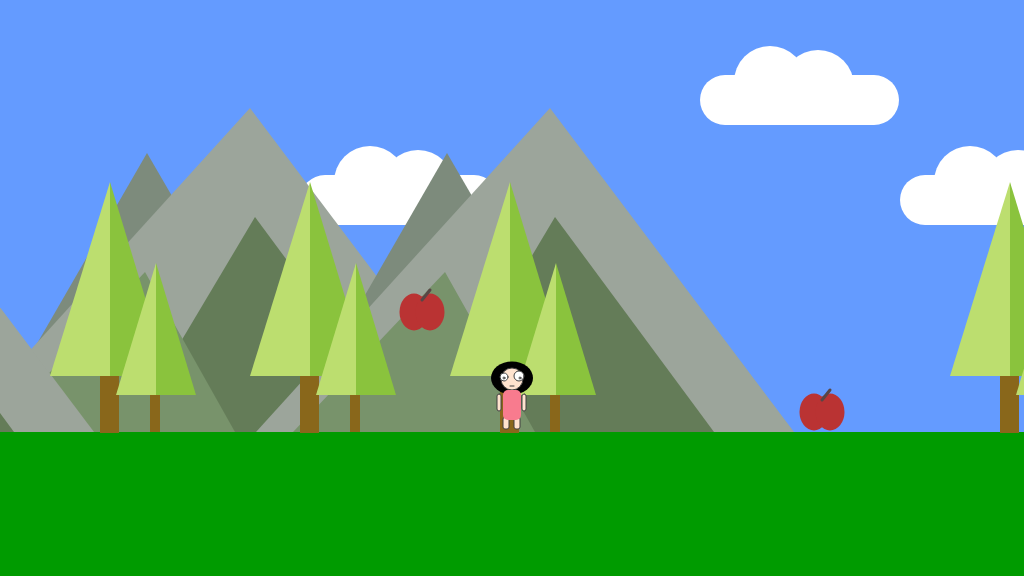
Frame 1 (no input)
Frame 60 (no input): identical to frame 1, image omitted
Frame 120 (the mouse pressed at the canvas centre since frame 60): identical to frame 1, image omitted

The p5.js sketch that drew this single still picture (run headless with seeded random() and noise() and a simulated clock; from frame 60 on, the mouse is pressed at the canvas centre):

// p5.js sketch
// ── sketch.js
/*

The Game Project 4 - Side scrolling

Week 6

*/

var gameChar_x;
var gameChar_y;
var floorPos_y;
var isLeft;
var isRight;
var scrollPos;

var clouds;
var mountains;
var trees_x;

function setup() {
  createCanvas(1024, 576);
  floorPos_y = (height * 3) / 4;
  gameChar_x = width / 2;
  gameChar_y = floorPos_y;

  // Boolean variables to control the movement of the game character.
  isLeft = false;
  isRight = false;

  // Variable to control the background scrolling.
  scrollPos = 0;

  // Initialise arrays of scenery objects.
  trees_x = [100, 300, 500, 1000];
  clouds = [
    { x_pos: 200, y_pos: 200 },
    { x_pos: 600, y_pos: 100 },
    { x_pos: 800, y_pos: 200 }
  ];
  mountains = [
    { x_pos: -400, y_pos: 100 },
    { x_pos: -100, y_pos: 100 },
    { x_pos: -800, y_pos: 100 }
  ];
  canyons = [
    { x_pos: -500, width: 100 },
    { x_pos: 1100, width: 100 },
    { x_pos: 1500, width: 100 }
  ];
  collectables = [
    { x_pos: 400, size: 48, y_pos: floorPos_y - 100 },
    { x_pos: 800, size: 48, y_pos: floorPos_y },
    { x_pos: 1300, size: 48, y_pos: floorPos_y - 100 }
  ];
}

function draw() {
  background(100, 155, 255); // fill the sky blue

  noStroke();
  fill(0, 155, 0);
  rect(0, floorPos_y, width, height / 4); // draw some green ground

  push();
  translate(scrollPos, 0);
  // Draw clouds.
  for (var i = 0; i < clouds.length; i++) {
    fill(255, 255, 255);
    rect(clouds[i].x_pos + 100, clouds[i].y_pos - 25, 199, 50, 25, 25, 25, 25);

    ellipse(clouds[i].x_pos + 170, clouds[i].y_pos - 18, 72, 72);
    ellipse(clouds[i].x_pos + 218, clouds[i].y_pos - 14, 72, 72);
  }

  // Draw mountains.
  for (var i = 0; i < mountains.length; i++) {
    fill(125, 139, 124);
    triangle(
      mountains[i].x_pos + 547,
      mountains[i].y_pos + 53,
      mountains[i].x_pos + 386,
      mountains[i].y_pos + 332,
      mountains[i].x_pos + 709,
      mountains[i].y_pos + 332
    );
    fill(156, 165, 155);
    triangle(
      mountains[i].x_pos + 650,
      mountains[i].y_pos + 8,
      mountains[i].x_pos + 356,
      mountains[i].y_pos + 332,
      mountains[i].x_pos + 894,
      mountains[i].y_pos + 332
    );
    fill(100, 124, 88);
    triangle(
      mountains[i].x_pos + 655,
      mountains[i].y_pos + 117,
      mountains[i].x_pos + 527,
      mountains[i].y_pos + 332,
      mountains[i].x_pos + 814,
      mountains[i].y_pos + 332
    );
    fill(120, 147, 107);
    triangle(
      mountains[i].x_pos + 545,
      mountains[i].y_pos + 172,
      mountains[i].x_pos + 393,
      mountains[i].y_pos + 332,
      mountains[i].x_pos + 635,
      mountains[i].y_pos + 332
    );
  }

  // Draw trees.
  for (var i = 0; i < trees_x.length; i++) {
    // console.log(trees_x[i]);
    //big tree
    fill(137, 103, 27);
    rect(trees_x[i], floorPos_y - 86, 19, 87);
    fill(188, 222, 111);
    triangle(
      trees_x[i] + 10,
      floorPos_y - 250,
      trees_x[i] - 50,
      floorPos_y - 56,
      trees_x[i] + 10,
      floorPos_y - 56
    );

    fill(138, 195, 61);
    triangle(
      trees_x[i] + 10,
      floorPos_y - 250,
      trees_x[i] + 10,
      floorPos_y - 56,
      trees_x[i] + 69,
      floorPos_y - 56
    );
    fill(137, 103, 27);
    rect(trees_x[i] + 50, floorPos_y - 59, 10, 59);
    fill(188, 222, 111);
    triangle(
      trees_x[i] + 56,
      floorPos_y - 169,
      trees_x[i] + 56,
      floorPos_y - 37,
      trees_x[i] + 16,
      floorPos_y - 37
    );
    fill(138, 195, 61);
    triangle(
      trees_x[i] + 56,
      floorPos_y - 169,
      trees_x[i] + 96,
      floorPos_y - 37,
      trees_x[i] + 56,
      floorPos_y - 37
    );
  }
  // Draw canyons
  for (var i = 0; i < canyons.length; i++) {
    fill(100, 155, 255);
    rect(canyons[i].x_pos, floorPos_y, canyons[i].width, floorPos_y);
    fill(168, 167, 186);
    triangle(
      canyons[i].x_pos + canyons[i].width / 6,
      floorPos_y + 40,
      canyons[i].x_pos,
      height,
      canyons[i].x_pos + canyons[i].width / 3,
      height
    );
    triangle(
      canyons[i].x_pos + canyons[i].width / 2,
      floorPos_y + 40,
      canyons[i].x_pos + canyons[i].width / 3,
      height,
      canyons[i].x_pos + (canyons[i].width / 3) * 2,
      height
    );
    triangle(
      canyons[i].x_pos + (canyons[i].width / 6) * 5,
      floorPos_y + 40,
      canyons[i].x_pos + (canyons[i].width / 3) * 2,
      height,
      canyons[i].x_pos + (canyons[i].width / 3) * 3,
      height
    );
  }

  // Draw collectable items
  for (var i = 0; i < collectables.length; i++) {
    fill(186, 51, 51);
    noStroke();
    ellipse(
      collectables[i].x_pos + 14,
      collectables[i].y_pos - 20,
      collectables[i].size - 19,
      collectables[i].size - 11
    );
    ellipse(
      collectables[i].x_pos + 30,
      collectables[i].y_pos - 20,
      collectables[i].size - 19,
      collectables[i].size - 11
    );
    stroke(88, 70, 70);
    strokeWeight(3);

    line(
      collectables[i].x_pos + 30,
      collectables[i].y_pos - 42,
      collectables[i].x_pos + 22,
      collectables[i].y_pos - 32
    );
  }

  //s(top the background
  pop();

  // Draw the game character - this must be last
  //hair
  fill(0);
  ellipse(gameChar_x, gameChar_y - 54, 42, 33);
  //face
  fill(255, 227, 206);
  stroke(65);
  ellipse(gameChar_x, gameChar_y - 53, 22, 22);
  //eyes
  fill(255);
  stroke(65);
  ellipse(gameChar_x - 8, gameChar_y - 55, 8, 8);
  ellipse(gameChar_x + 7, gameChar_y - 56, 10, 10);
  ellipse(gameChar_x - 8, gameChar_y - 54, 2, 2);
  ellipse(gameChar_x + 8, gameChar_y - 54, 2, 2);
  //mouth
  line(gameChar_x - 2, gameChar_y - 46, gameChar_x + 2, gameChar_y - 46);
  //arms
  fill(255, 227, 206);
  stroke(65);
  strokeWeight(1);
  //left arm
  rect(gameChar_x - 15, gameChar_y - 38, 4, 17, 2);
  //right arm
  rect(gameChar_x + 10, gameChar_y - 38, 4, 17, 2);
  //left leg
  rect(gameChar_x - 9, gameChar_y - 15, 6, 12, 2);
  //right leg
  rect(gameChar_x + 2, gameChar_y - 15, 6, 12, 2);
  //body
  fill(248, 123, 142);
  noStroke();
  rect(gameChar_x - 9, gameChar_y - 42, 18, 30, 5);

  //////// Game character logic ///////
  // Logic to move

  if (isLeft) {
    if (gameChar_x > width * 0.2) {
      gameChar_x -= 5;
    } else {
      scrollPos += 5;
    }
  }

  if (isRight) {
    if (gameChar_x < width * 0.8) {
      gameChar_x += 5;
    } else {
      scrollPos -= 5; // negative for moving against the background
    }
  }
}

function keyPressed() {
  if (key == "A" || keyCode == 37) {
    isLeft = true;
  }

  if (key == "D" || keyCode == 39) {
    isRight = true;
  }
}

function keyReleased() {
  if (key == "A" || keyCode == 37) {
    isLeft = false;
  }

  if (key == "D" || keyCode == 39) {
    isRight = false;
  }
}
